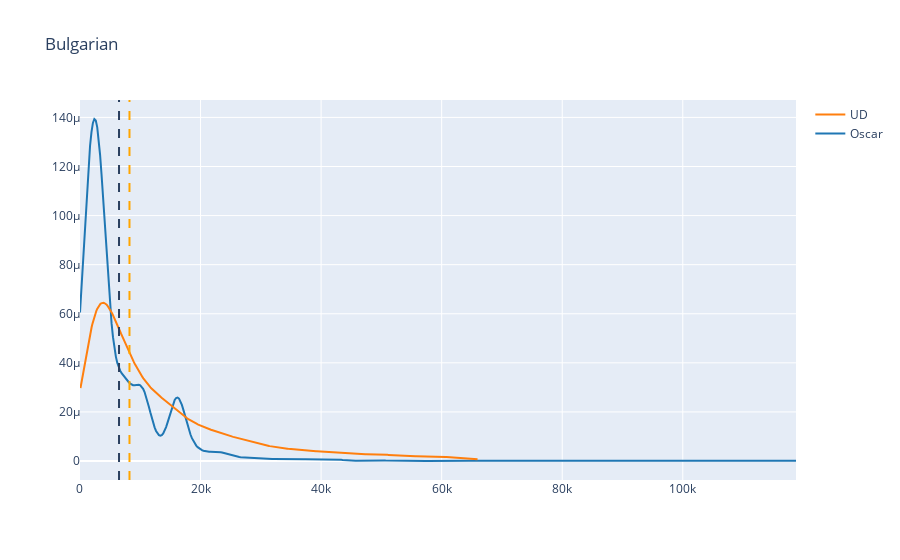
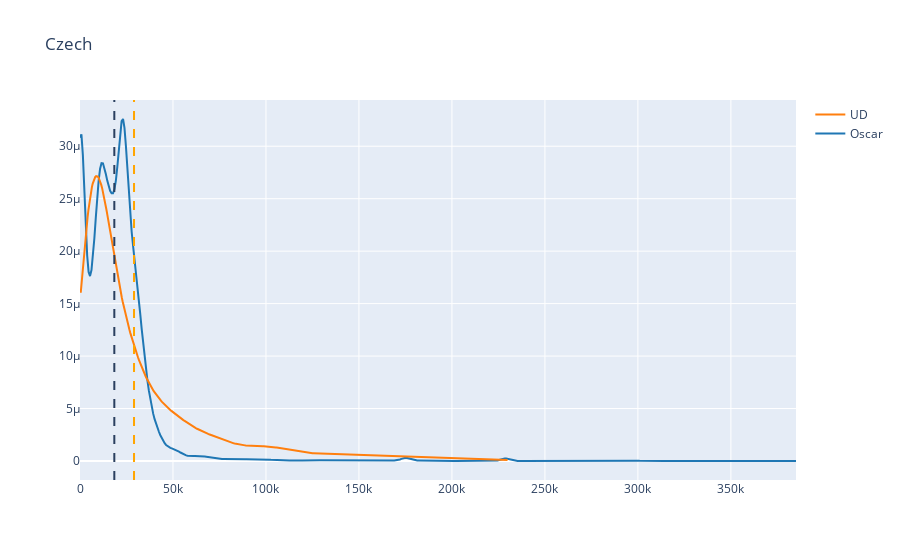
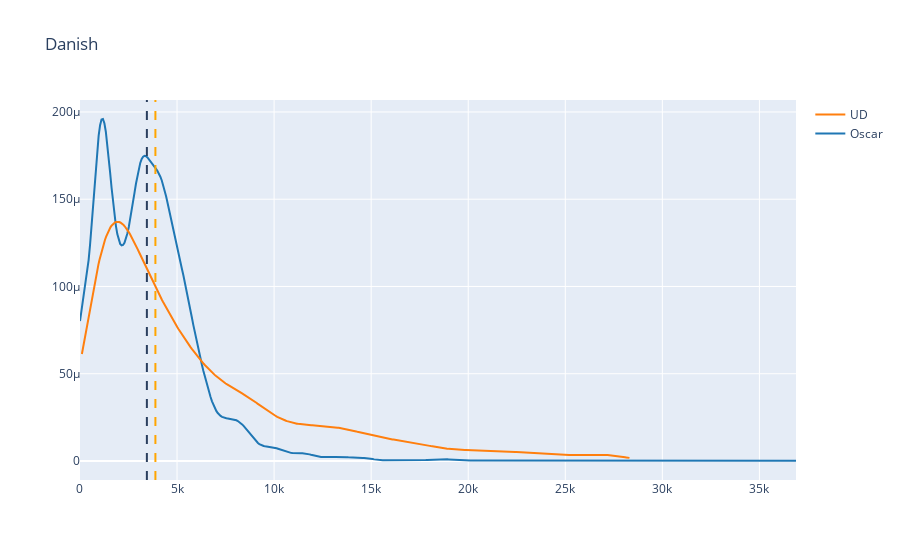

The cell these charts' notebook holds for them, in order:
### Code cell
i = 0
for language in ud_pp_thresholds.keys():
    plot_pp(language)
    i+=1
    if i==3:
        break

### Figure 1 — Plotly figure (JSON) as saved in the notebook; plotly's stock layout.template omitted (floating-point values rounded to 4 significant figures; data arrays with more than 128 entries replaced by an {"elided": "..."} marker saying what was removed)
{"data": [{"legendgroup": "Oscar", "marker": {"color": "rgb(31, 119, 180)"}, "mode": "lines", "name": "Oscar", "showlegend": true, "type": "scatter", "x": {"elided": "500 float values"}, "xaxis": "x", "y": {"elided": "500 float values"}, "yaxis": "y"}, {"legendgroup": "UD", "marker": {"color": "rgb(255, 127, 14)"}, "mode": "lines", "name": "UD", "showlegend": true, "type": "scatter", "x": {"elided": "500 float values"}, "xaxis": "x", "y": {"elided": "500 float values"}, "yaxis": "y"}], "layout": {"barmode": "overlay", "hovermode": "closest", "legend": {"traceorder": "reversed"}, "shapes": [{"line": {"color": "orange", "dash": "dash", "width": 2}, "type": "line", "x0": 8211, "x1": 8211, "xref": "x", "y0": 0, "y1": 1, "yref": "y domain"}, {"line": {"color": "dark blue", "dash": "dash", "width": 2}, "type": "line", "x0": 6477.0, "x1": 6477.0, "xref": "x", "y0": 0, "y1": 1, "yref": "y domain"}], "title": {"text": "Bulgarian"}, "xaxis": {"anchor": "y2", "domain": [0, 1], "zeroline": false}, "yaxis": {"anchor": "free", "domain": [0, 1], "position": 0}}}

### Figure 2 — Plotly figure (JSON) as saved in the notebook; plotly's stock layout.template omitted (floating-point values rounded to 4 significant figures; data arrays with more than 128 entries replaced by an {"elided": "..."} marker saying what was removed)
{"data": [{"legendgroup": "Oscar", "marker": {"color": "rgb(31, 119, 180)"}, "mode": "lines", "name": "Oscar", "showlegend": true, "type": "scatter", "x": {"elided": "500 float values"}, "xaxis": "x", "y": {"elided": "500 float values"}, "yaxis": "y"}, {"legendgroup": "UD", "marker": {"color": "rgb(255, 127, 14)"}, "mode": "lines", "name": "UD", "showlegend": true, "type": "scatter", "x": {"elided": "500 float values"}, "xaxis": "x", "y": {"elided": "500 float values"}, "yaxis": "y"}], "layout": {"barmode": "overlay", "hovermode": "closest", "legend": {"traceorder": "reversed"}, "shapes": [{"line": {"color": "orange", "dash": "dash", "width": 2}, "type": "line", "x0": 29051, "x1": 29051, "xref": "x", "y0": 0, "y1": 1, "yref": "y domain"}, {"line": {"color": "dark blue", "dash": "dash", "width": 2}, "type": "line", "x0": 18450.0, "x1": 18450.0, "xref": "x", "y0": 0, "y1": 1, "yref": "y domain"}], "title": {"text": "Czech"}, "xaxis": {"anchor": "y2", "domain": [0, 1], "zeroline": false}, "yaxis": {"anchor": "free", "domain": [0, 1], "position": 0}}}

### Figure 3 — Plotly figure (JSON) as saved in the notebook; plotly's stock layout.template omitted (floating-point values rounded to 4 significant figures; data arrays with more than 128 entries replaced by an {"elided": "..."} marker saying what was removed)
{"data": [{"legendgroup": "Oscar", "marker": {"color": "rgb(31, 119, 180)"}, "mode": "lines", "name": "Oscar", "showlegend": true, "type": "scatter", "x": {"elided": "500 float values"}, "xaxis": "x", "y": {"elided": "500 float values"}, "yaxis": "y"}, {"legendgroup": "UD", "marker": {"color": "rgb(255, 127, 14)"}, "mode": "lines", "name": "UD", "showlegend": true, "type": "scatter", "x": {"elided": "500 float values"}, "xaxis": "x", "y": {"elided": "500 float values"}, "yaxis": "y"}], "layout": {"barmode": "overlay", "hovermode": "closest", "legend": {"traceorder": "reversed"}, "shapes": [{"line": {"color": "orange", "dash": "dash", "width": 2}, "type": "line", "x0": 3886, "x1": 3886, "xref": "x", "y0": 0, "y1": 1, "yref": "y domain"}, {"line": {"color": "dark blue", "dash": "dash", "width": 2}, "type": "line", "x0": 3446.0, "x1": 3446.0, "xref": "x", "y0": 0, "y1": 1, "yref": "y domain"}], "title": {"text": "Danish"}, "xaxis": {"anchor": "y2", "domain": [0, 1], "zeroline": false}, "yaxis": {"anchor": "free", "domain": [0, 1], "position": 0}}}
